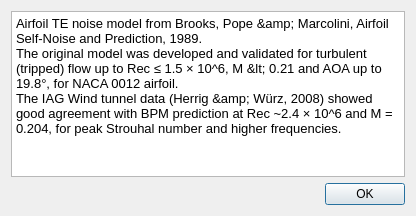
<?xml version="1.0" encoding="UTF-8"?>
<ui version="4.0">
 <class>NoiseWarningDialog</class>
 <widget class="QDialog" name="NoiseWarningDialog">
  <property name="geometry">
   <rect>
    <x>0</x>
    <y>0</y>
    <width>416</width>
    <height>216</height>
   </rect>
  </property>
  <property name="windowTitle">
   <string>Dialog</string>
  </property>
  <layout class="QVBoxLayout" name="verticalLayout">
   <item>
    <widget class="QPlainTextEdit" name="plainTextEdit">
     <property name="font">
      <font>
       <pointsize>10</pointsize>
      </font>
     </property>
     <property name="verticalScrollBarPolicy">
      <enum>Qt::ScrollBarAsNeeded</enum>
     </property>
     <property name="readOnly">
      <bool>true</bool>
     </property>
     <property name="plainText">
      <string>Airfoil TE noise model from Brooks, Pope &amp; Marcolini, Airfoil Self-Noise and Prediction, 1989. 
The original model was developed and validated for turbulent (tripped) flow up to Rec ≤ 1.5 × 10^6, M &lt; 0.21 and AOA up to 19.8°, for NACA 0012 airfoil. 
The IAG Wind tunnel data (Herrig &amp; Würz, 2008) showed good agreement with BPM prediction at Rec ~2.4 × 10^6 and M = 0.204, for peak Strouhal number and higher frequencies.</string>
     </property>
     <property name="overwriteMode">
      <bool>false</bool>
     </property>
    </widget>
   </item>
   <item>
    <widget class="QDialogButtonBox" name="buttonBox">
     <property name="orientation">
      <enum>Qt::Horizontal</enum>
     </property>
     <property name="standardButtons">
      <set>QDialogButtonBox::Ok</set>
     </property>
    </widget>
   </item>
  </layout>
 </widget>
 <resources/>
 <connections>
  <connection>
   <sender>buttonBox</sender>
   <signal>accepted()</signal>
   <receiver>NoiseWarningDialog</receiver>
   <slot>accept()</slot>
   <hints>
    <hint type="sourcelabel">
     <x>248</x>
     <y>254</y>
    </hint>
    <hint type="destinationlabel">
     <x>157</x>
     <y>274</y>
    </hint>
   </hints>
  </connection>
  <connection>
   <sender>buttonBox</sender>
   <signal>rejected()</signal>
   <receiver>NoiseWarningDialog</receiver>
   <slot>reject()</slot>
   <hints>
    <hint type="sourcelabel">
     <x>316</x>
     <y>260</y>
    </hint>
    <hint type="destinationlabel">
     <x>286</x>
     <y>274</y>
    </hint>
   </hints>
  </connection>
 </connections>
</ui>
